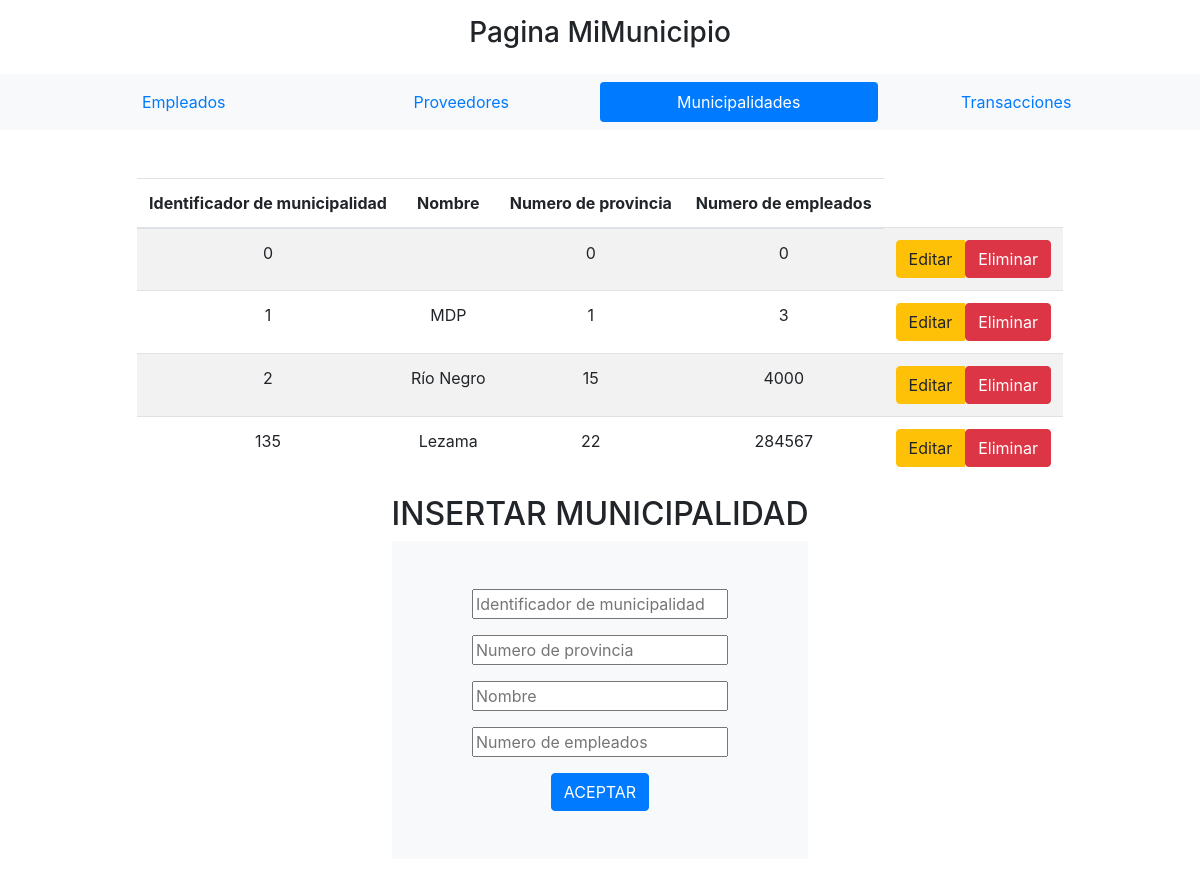
/Projecto_POO/index.php?pagina=municipalidades, run on the app's committed database.
### tables this page shows
CREATE TABLE `municipalidades` (
  `id_municipalidad` int(11) NOT NULL,
  `n_provincia` int(11) NOT NULL,
  `nombre` varchar(100) DEFAULT NULL,
  `n_empleados` int(11) DEFAULT NULL
);

### Projecto_POO/Controladores/plantilla.controlador.php (called while the page is built)
<?php
Class ControladorPlantilla{
	public function ctrTraerPlantilla(){
		include "vistas/plantilla.php";
	}
}

### Projecto_POO/index.php (called while the page is built)
<?php
require_once "controladores/plantilla.controlador.php";
require_once "controladores/formularios.controlador.php";
require_once "modelos/formularios.modelo.php";
$plantilla = new ControladorPlantilla();
$plantilla -> ctrTraerPlantilla();

### Projecto_POO/Modelos/conexion.php (called while the page is built)
<?php
class Conexion{
	static public function connect(){
		$conn = new PDO("mysql:host=localhost;dbname=proyecto_muni",
			            "root",
						"");
		$conn->setAttribute( PDO::ATTR_ERRMODE, PDO::ERRMODE_EXCEPTION );
		$conn->exec("set names utf8");
		return $conn;
	}
}

### Projecto_POO/Modelos/formularios.modelo.php (called while the page is built, shortened)
<?php
require_once "conexion.php";
class ModeloFormularios{
    static public function mdlSelect($tabla,$item,$valor){
        if($item == null & $valor == null){
            $stmt = Conexion::connect()->prepare("SELECT * FROM $tabla");
            $stmt->execute();
            return $stmt->fetchAll();
        }
        else{
        $stmt = Conexion::connect() ->prepare("SELECT * FROM $tabla WHERE $item = :$item ORDER BY $item DESC");
        $stmt -> bindParam(":".$item,$valor,PDO::PARAM_STR);
        $stmt ->execute();
        return $stmt->fetch();
        $stmt = null;
        }
    }
}
?>

### Projecto_POO/Controladores/formularios.controlador.php (called while the page is built, shortened)
<?php
class ControladorFormularios{
    static public function ctrlSelect($tabla,$item,$valor){
        $result_prove = ModeloFormularios::mdlSelect($tabla,$item,$valor);
        return $result_prove;
    }
}
?>

### Projecto_POO/Vistas/paginas/municipalidades.php (the view, shortened to what this page needs)
<div class="row d-flex justify-content-center text-center">
<?php
$municipalidades = ControladorFormularios::ctrlSelect("municipalidades",null,null);
?>
<div class="column">
<table class="table table-striped">
    <thead>
        <tr>
            <th>Identificador de municipalidad</th>
            <th>Nombre</th>
            <th>Numero de provincia</th>
            <th>Numero de empleados</th>
        </tr>
    </thead>
    <tbody>
    <?php foreach($municipalidades as $key => $value):?>
        <tr>
            <td><?php echo $value["id_municipalidad"];?></td>
            <td><?php echo $value["nombre"];?></td>
            <td><?php echo $value["n_provincia"];?></td>
            <td><?php echo $value["n_empleados"];?></td>
            <td>
                <div class="btn-group">
                    <a href="index.php?pagina=editarMunicipalidades&id_municipalidad=<?php echo $value["id_municipalidad"];?>" class="btn btn-warning">Editar</a>
                    <form method="POST">
                        <button type="submit" class="btn btn-danger">Eliminar</button>
                    </form>
                </div>
            </td>
        </tr>
    <?php endforeach ?>
    </tbody>
</table>
</div>
<div class="column">
<h2>INSERTAR MUNICIPALIDAD</h2>
	<form class="p-5 bg-light" method="post">
        <div class="form-group">
			<input type="text" name="id_municipalidad" placeholder="Identificador de municipalidad">
		</div>
		<div class="form-group">
			<input type="text" name="n_provincia" placeholder="Numero de provincia">
		</div>
		<div class="form-group">
			<input type="text" name="nombre" placeholder="Nombre">
		</div>
        <div class="form-group">
			<input type="text" name="n_empleados" placeholder="Numero de empleados";>
		</div>
		<button type="submit" name="submit" class="btn btn-primary">ACEPTAR</button>
	</form>
    </div>
</div>

### data on the page
municipalidades: id_municipalidad "0", n_provincia "0", n_empleados "0"
municipalidades: id_municipalidad "1", nombre "MDP", n_provincia "1", n_empleados "3"
municipalidades: id_municipalidad "2", nombre "Río Negro", n_provincia "15", n_empleados "4000"
municipalidades: id_municipalidad "135", nombre "Lezama", n_provincia "22", n_empleados "284567"
